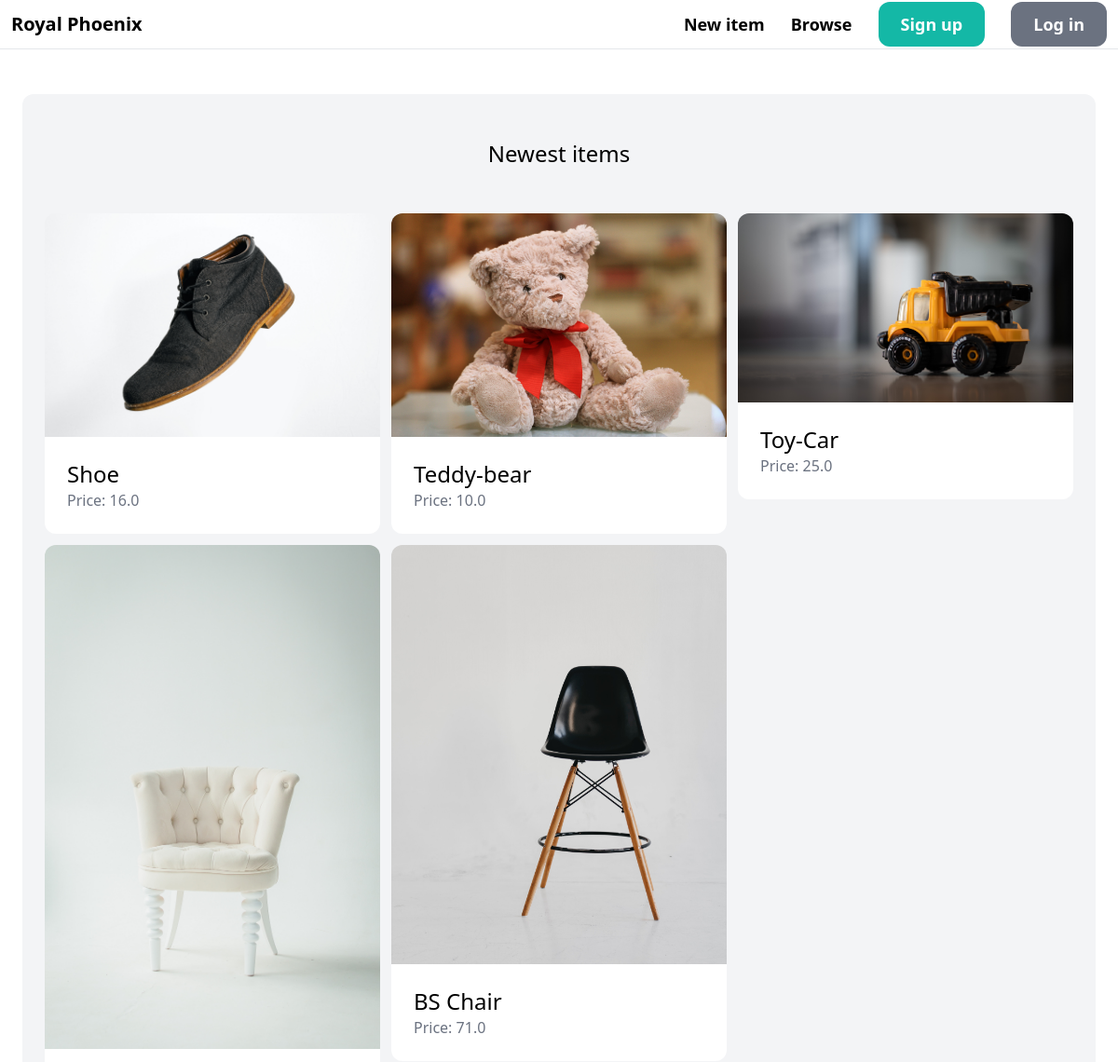
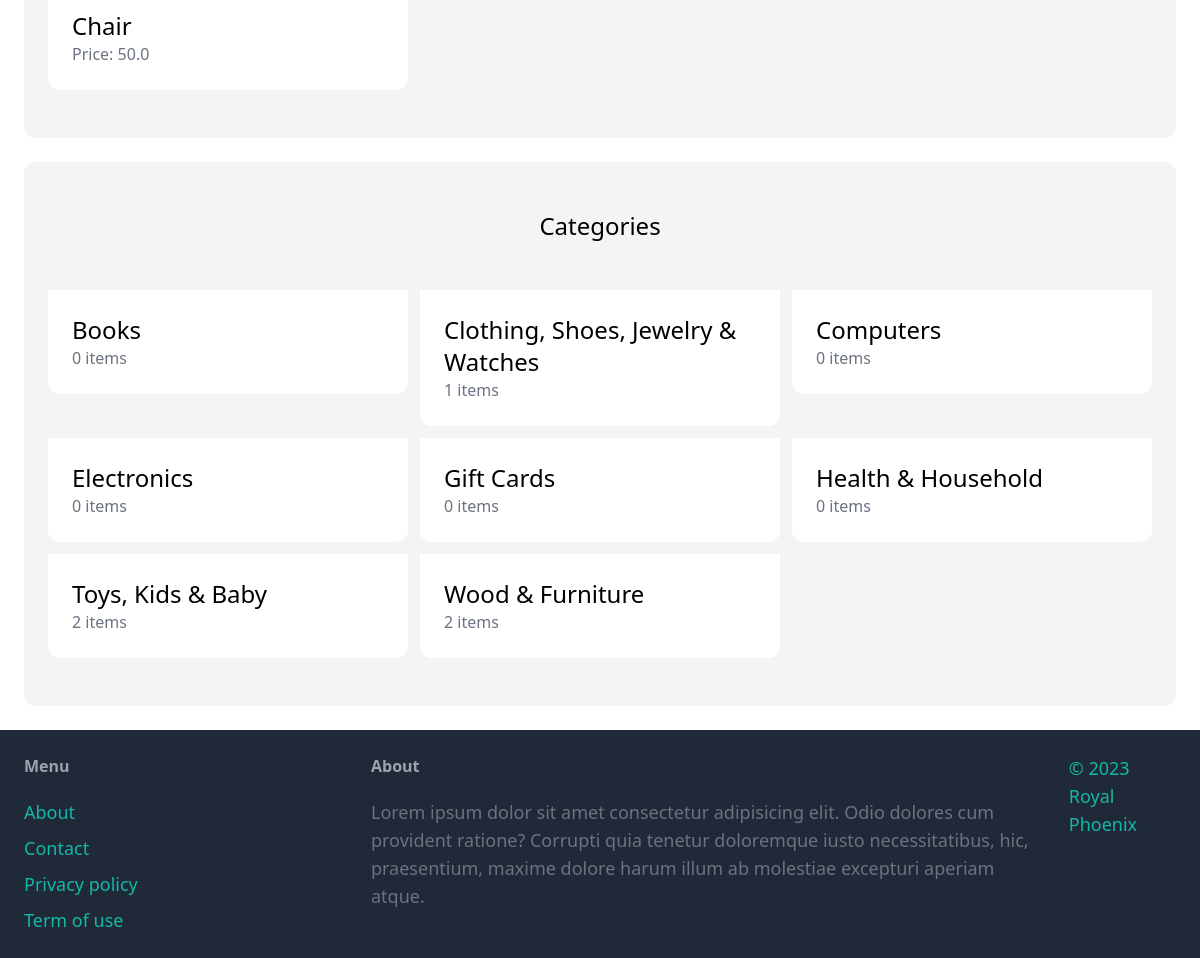
The page / on the database its author committed (2 pictures, top to bottom).
### item/models.py (models this page shows, shortened)
class Item(models.Model):
    category = models.ForeignKey(Category, related_name='items', on_delete=models.CASCADE)
    name = models.CharField(max_length=255)
    description = models.TextField(blank=True, null=True)
    price = models.FloatField()
    image = models.ImageField(upload_to='item_images', blank=True, null=True)
    is_sold = models.BooleanField(default=False)
    created_by = models.ForeignKey(User, related_name='items', on_delete=models.CASCADE)
    created_at = models.DateTimeField(auto_now_add=True)

class Category(models.Model):
    name = models.CharField(max_length=255)
    class Meta:
        ordering = ('name',)
        verbose_name_plural = 'Categories'

### core/views.py (the view)
# urls.py: path('', views.index, name='index'),
def index(request):
    items = Item.objects.filter(is_sold=False)[0:6]
    categories = Category.objects.all()
    return render(request, 'core/index.html', {
        'categories': categories,
        'items': items,
    })

### templates/core/index.html (shortened to what this page needs)
{% extends 'core/base.html' %}
{% block content %}
    <div class="mt-6 px-6 py-12 bg-gray-100 rounded-xl">
        <h2 class="mb-12 text-2xl text-center">Newest items</h2>
        <div class="grid grid-cols-3 gap-3">
            {% for item in items %}
                <div>
                    <a href="{% url 'item:detail' item.id %}">
                        <div>
                            <img src="{{ item.image.url }}" class="rounded-t-xl">
                        </div>
                        <div class="p-6 bg-white rounded-b-xl">
                            <h2 class="text-2xl">{{ item.name }}</h2>
                            <p class="text-gray-500">Price: {{ item.price }}</p>
                        </div>
                    </a>
                </div>
            {% endfor %}
        </div>
    </div>
    <div class="mt-6 px-6 py-12 bg-gray-100 rounded-xl">
        <h2 class="mb-12 text-2xl text-center">Categories</h2>
        <div class="grid grid-cols-3 gap-3">
            {% for category in categories %}
                <div>
                    <a href="#">
                        <div class="p-6 bg-white rounded-b-xl">
                            <h2 class="text-2xl">{{ category.name }}</h2>
                            <p class="text-gray-500">{{ category.items.count }} items</p>
                        </div>
                    </a>
                </div>
            {% endfor %}
        </div>
    </div>
{% endblock %}

### templates/core/base.html (shortened to what this page needs)
<!DOCTYPE html>
<html lang="en">
<head>
    <script src="https://cdn.tailwindcss.com"></script>
</head>
<body>
    <nav class="py-3 px-3 flex justify-between items-center border-b border-gray-200">
        <a href="/" class="text-xl font-semibold">Royal Phoenix</a>
        <div class="space-x-6">
            <a href="{% url 'item:new' %}" class="text-lg font-semibold hover:text-gray-500">New item</a>
            <a href="{% url 'item:items' %}" class="text-lg font-semibold hover:text-gray-500">Browse</a>
            {% if request.user.is_authenticated %}
                    <a href="{% url 'conversation:inbox' %}" class="px-6 py-3 text-lg font-semibold bg-teal-500 text-white rounded-xl hover:bg-teal-700">Inbox</a>
                    <a href="{% url 'dashboard:index' %}" class="px-6 py-3 text-lg font-semibold bg-gray-500 text-white rounded-xl hover:bg-gray-700">Dashboard</a>
            {% else %}
                    <a href="{% url 'core:signup' %}" class="px-6 py-3 text-lg font-semibold bg-teal-500 text-white rounded-xl hover:bg-teal-700">Sign up</a>
                    <a href="{% url 'core:login' %}" class="px-6 py-3 text-lg font-semibold bg-gray-500 text-white rounded-xl hover:bg-gray-700">Log in</a>
            {% endif %}
        </div>
    </nav>
    <div class="px-6 py-6">
        {% block content %}
        {% endblock %}
    </div>
    <footer class="py-6 px-6 flex justify-between bg-gray-800">
        <div class="w-1/3">
            <h3 class="mb-5 font-semibold text-gray-400">Menu</h3>
        <ul class="space-y-2">
            <li><a href="{% url 'core:about' %}" class="text-lg text-teal-500 hover:text-teal-700">About</a></li>
            <li><a href="{% url 'core:contact' %}" class="text-lg text-teal-500 hover:text-teal-700">Contact</a></li>
            <li><a href="#" class="text-lg text-teal-500 hover:text-teal-700">Privacy policy</a></li>
            <li><a href="#" class="text-lg text-teal-500 hover:text-teal-700">Term of use</a></li>
        </ul>
        </div>
        <div class="w-2/3 pr-10">
            <h3 class="mb-5 font-semibold text-gray-400">About</h3>
            <p class="text-lg text-gray-500">Lorem ipsum dolor sit amet consectetur adipisicing elit. Odio dolores cum provident ratione? Corrupti quia tenetur doloremque iusto necessitatibus, hic, praesentium, maxime dolore harum illum ab molestiae excepturi aperiam atque.</p>
        </div>
        <div class="text-lg text-teal-500 hover:text-teal-700 items-center">
             <span>&copy; {% now "Y" %} <br>
                <a class="text-lg text-teal-500 hover:text-teal-700" href="www.tnsquad.com" >Royal Phoenix</a> </span>
        </div>
    </footer>
</body>
</html>

### rows shown on the page
Item: image (picture), name "Shoe", price "16.0"
Item: image (picture), name "Teddy-bear", price "10.0"
Item: image (picture), name "Toy-Car", price "25.0"
Item: image (picture), name "Chair", price "50.0"
Item: image (picture), name "BS Chair", price "71.0"
Category: name "Books", items.count "0"
Category: name "Clothing, Shoes, Jewelry & Watches", items.count "1"
Category: name "Computers", items.count "0"
Category: name "Electronics", items.count "0"
Category: name "Gift Cards", items.count "0"
Category: name "Health & Household", items.count "0"
Category: name "Toys, Kids & Baby", items.count "2"
Category: name "Wood & Furniture", items.count "2"
